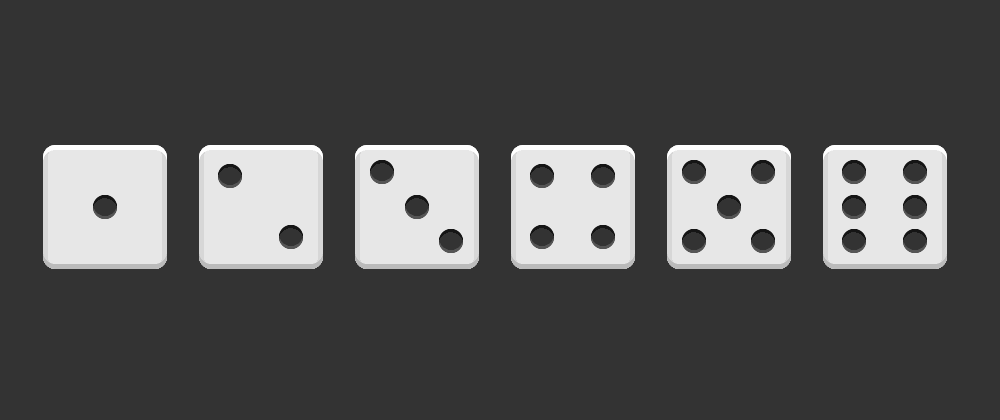
#> input picture homeWork2/case2.jpg, 1000 x 420 px, found by its file name
$ python HW2.py
#> lines starting #> are read from the running program, lines starting #| are printed output that depends on the picture; after the words box and inside, x2 and y2 are one past the last pixel; in counts of white or black regions, pixels touching at a corner belong together
import numpy as np
import cv2 as cv
import random
import math

rst = []


def sharp(img):
    for sigma in range(1, 6):
        blurred = cv.GaussianBlur(img, (0, 0), sigma)

        alpha = 2.0
        dst = cv.addWeighted(img, 1 + alpha, blurred, -alpha, 0.0)

        return dst

# 이미지 자르는 함수
# https://pikabu.tistory.com/42 참고


def img_trim(x, y, w, h, img):
    img_tr = img[y:y + h, x: x + w]
    # cv.imshow('test', img_tr)
    hough_circles(img_tr)
    # cv.waitKey()

    return img_tr


def setLabel(img, pts, label):
    (x, y, w, h) = cv.boundingRect(pts)
    pt1 = (x, y)
    pt2 = (x+w, y+h)
    cv.rectangle(img, pt1, pt2, (0, 0, 255), 1)
    cv.putText(img, label, pt1, cv.FONT_HERSHEY_PLAIN, 1, (0, 0, 255))


def contours_basic():
    src = cv.imread(
        "/Users/jeongjun-yeong/GitHub/CompterVision/homeWork2/case2.jpg", cv.IMREAD_GRAYSCALE)
#> src is the input picture: shape (420, 1000); min 21, max 255, mean 85.6

    if src is None:
        print("error")

    ret, img = cv.threshold(src, 127, 255, cv.THRESH_BINARY)
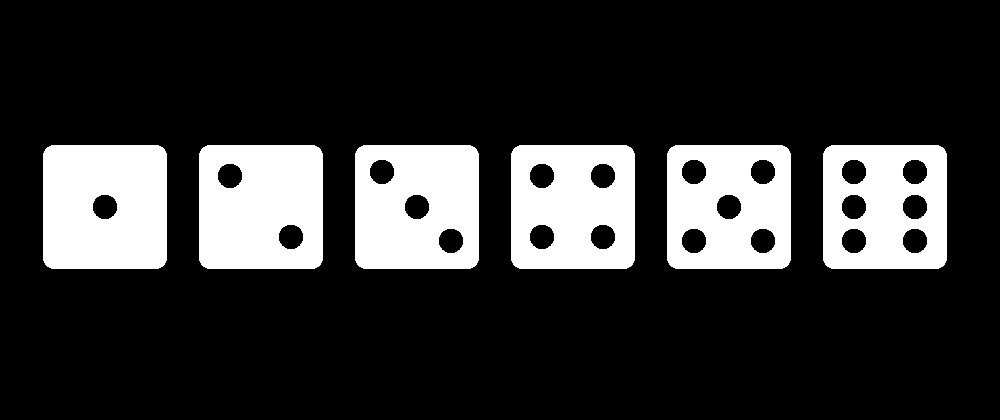
#> img: shape (420, 1000); 19.5% white; 6 white regions

    contours, hier = cv.findContours(img, cv.RETR_TREE, cv.CHAIN_APPROX_NONE)
#> contours = 27 contours; largest, box (x1, y1, x2, y2) and area: (823, 145, 947, 269) 15033, (667, 145, 791, 269) 15033, (511, 145, 635, 269) 15033, (355, 145, 479, 269) 15033, (199, 145, 323, 269) 15033

    for pts in contours:
        if cv.contourArea(pts) < 400:
            continue
        approx = cv.approxPolyDP(pts, cv.arcLength(pts, True)*0.02, True)
        vtc = len(approx)

        if vtc == 3:
            setLabel(src, pts, "TRI")
        if vtc == 4:
            setLabel(src, pts, "RECT")

            x, y, w, h = cv.boundingRect(pts)

            img_trim(x, y, w, h, img)

        else:
            lenth = cv.arcLength(pts, True)
            area = cv.contourArea(pts)
            ratio = 4. * math.pi * area / (lenth * lenth)
            if ratio > 0.85:
                setLabel(src, pts, "CIR")
#> this loop made 27 passes
#> (approx, vtc) on passes 19, 23, 26: ([[359, 147], [357, 264], [474, 266], [476, 149]], 4), ([[203, 147], [201, 264], [318, 266], [320, 149]], 4), ([[47, 147], [45, 264], [162, 266], [164, 149]], 4)
#> (approx, vtc) on passes 1, 8, 14: ([[827, 147], [825, 264], [942, 266], [944, 149]], 4), ([[671, 147], [669, 264], [786, 266], [788, 149]], 4), ([[515, 147], [513, 264], [630, 266], [632, 149]], 4)
#> pass 1, in img_trim, `img_tr = img[y:y + h, x: x + w]`:
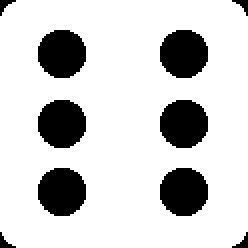
#> img_tr: shape (124, 124) (shown 2 times larger); 81.2% white; 10 black regions, largest, box (x1, y1, x2, y2) and area: (19, 15, 43, 39) 464, (80, 15, 104, 39) 464, (19, 50, 43, 74) 464
#> pass 1, in hough_circles, `blurred = cv.blur(img, (3, 3))`:
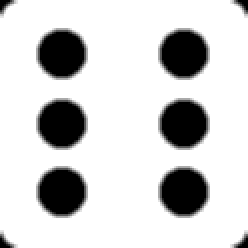
#> blurred: shape (124, 124) (shown 2 times larger); min 0, max 255, mean 207.1
#> after the loop:
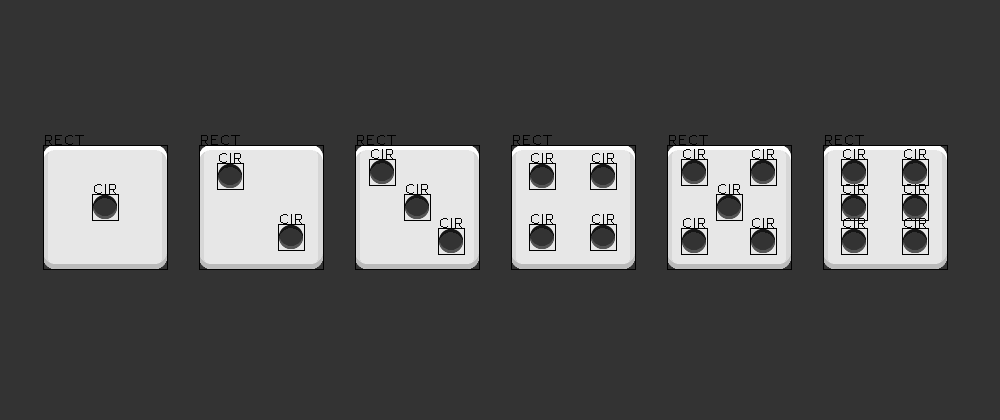
#> src: shape (420, 1000); 1.65% of pixels changed, all inside (x1, y1, x2, y2) = (43, 135, 948, 270)
    cv.imshow('src', src)
    cv.waitKey()
    cv.destroyAllWindows()


def hough_circles(img):

    if img is None:
        print("error")

    blurred = cv.blur(img, (3, 3))

    circles = cv.HoughCircles(blurred,
                              cv.HOUGH_GRADIENT, 1, 30, param1=150, param2=20)

    rst.append(len(circles[0]))


contours_basic()
rst.sort()

for i in rst:
    print(f"{i}")
#> this loop made 6 passes
#| 1
#| 2
#| 3
#| 4
#| 5
#| 6
exit()
#> (the program exits here)
